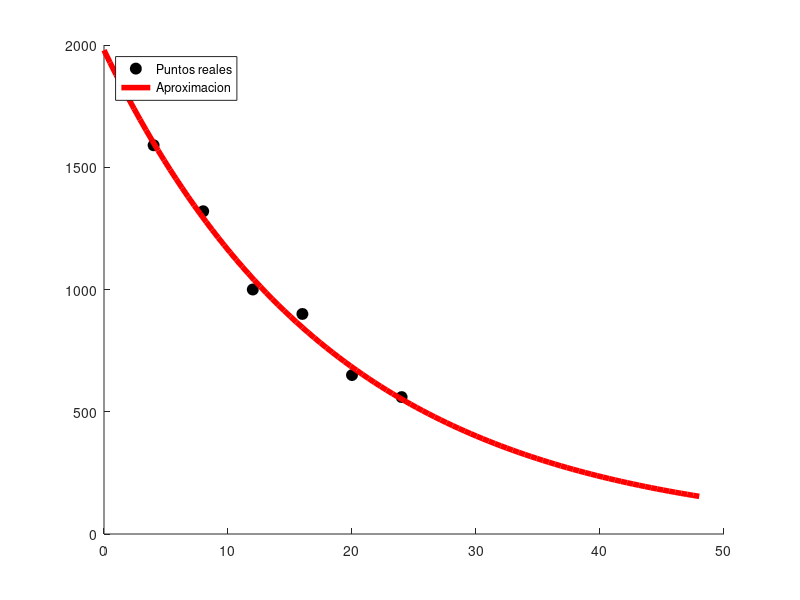

Here is the MATLAB script that generated this plot: (Note: this script raises an error after producing the figure.)
addpath('..');
addpath('../../TP4');
t = [4 8 12 16 20 24];
c = [1590 1320 1000 900 650 560];
ln_c = log(c);
p = polyfit(t,ln_c,1);
b = exp(p(2));
k = -1*p(1);
t_graph = linspace(0,48,100);
c_funcion = @(t) b*exp(-1*k*(t));
hold on
plot(t,c,'ko','MarkerFaceColor','k','MarkerSize',8,'DisplayName','Puntos reales');

plot(t_graph,c_funcion(t_graph),'r-','linewidth',4,'DisplayName','Aproximacion');

legend('Location','northwest');

c_funcion(0)

c_funcion_consignac = @(t) c_funcion(t)-200;
[p,h,it]=biseccion(c_funcion_consignac,24,48,500,1e-7);
p
